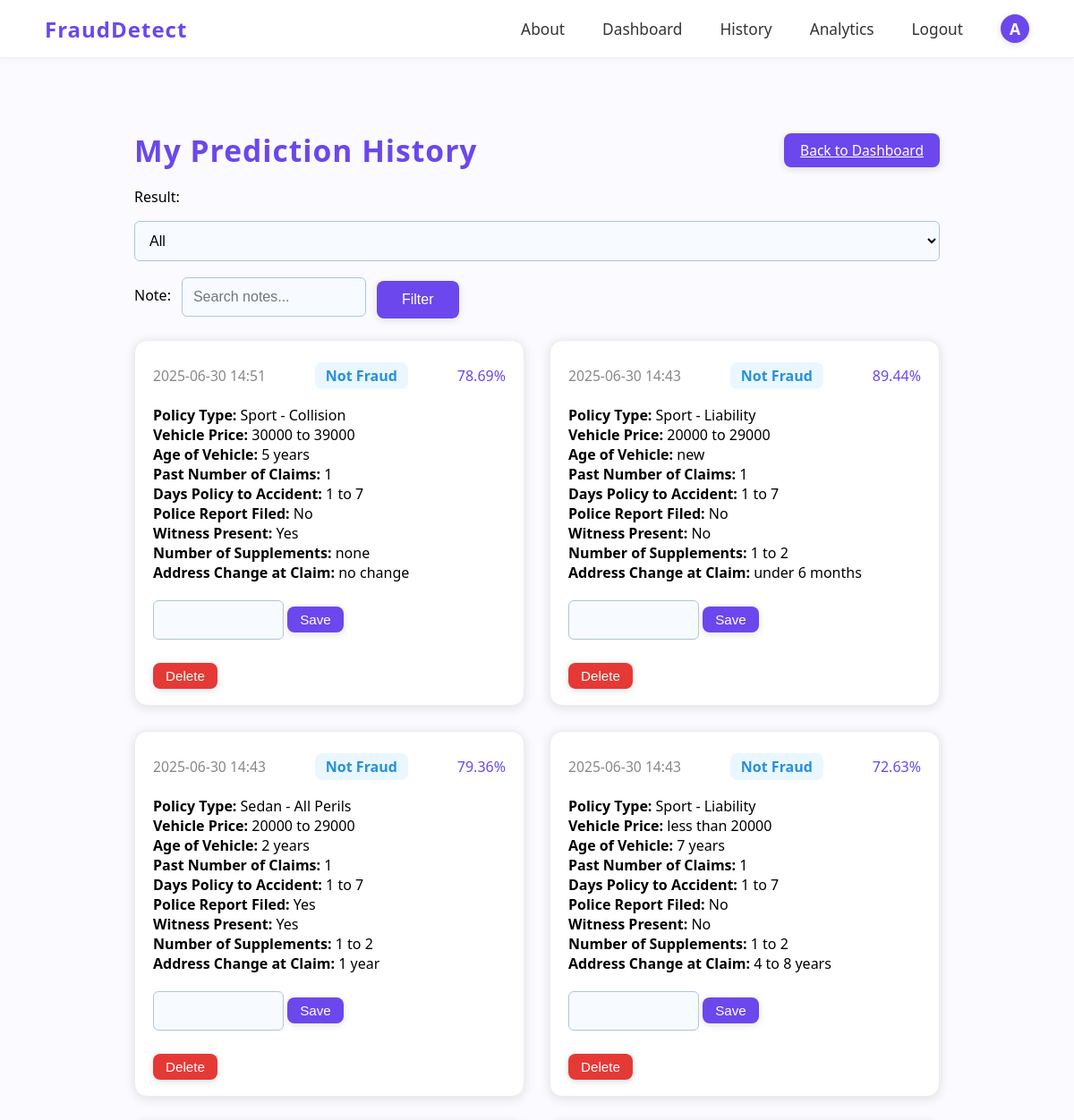
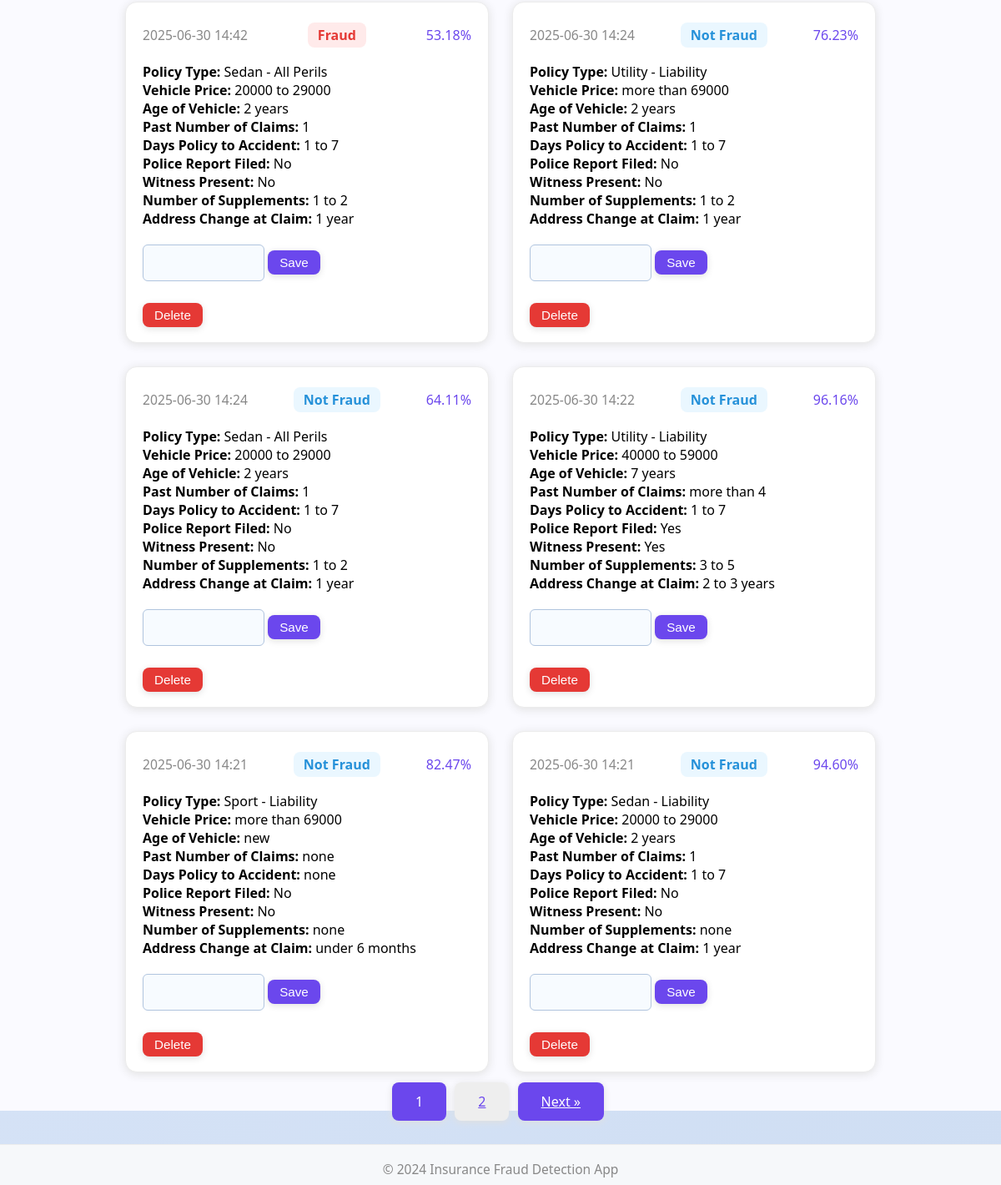
The app's page /history/ (signed in) with its own data (2 pictures, top to bottom).
### predictor/models.py (models this page shows, shortened)
class Prediction(models.Model):
    user = models.ForeignKey(User, on_delete=models.CASCADE, null=True, blank=True)
    input_data = models.JSONField()
    result = models.CharField(max_length=20)
    probability = models.CharField(max_length=20)
    created_at = models.DateTimeField(default=timezone.now)
    note = models.CharField(max_length=255, blank=True, default='')

### predictor/views.py (the view)
# urls.py: path('history/', views.history, name='history'),
@login_required
def history(request):
    predictions = Prediction.objects.filter(user=request.user).order_by('-created_at')
    result_filter = request.GET.get('result', '')
    search_query = request.GET.get('search', '')
    if result_filter in ['Fraud', 'Not Fraud']:
        predictions = predictions.filter(result=result_filter)
    if search_query:
        predictions = predictions.filter(note__icontains=search_query)
    paginator = Paginator(predictions, 10)
    page_number = request.GET.get('page')
    page_obj = paginator.get_page(page_number)
    return render(request, 'fraud_detection/history.html', {
        'predictions': page_obj.object_list,
        'page_obj': page_obj,
        'result_filter': result_filter,
        'search_query': search_query,
        'user_labels': USER_LABELS,
    })

### predictor/templatetags/get_item.py (called while the page is built)
@register.filter
def get_item(dictionary, key):
    return dictionary.get(key)

### predictor/templates/fraud_detection/history.html (shortened to what this page needs)
{% extends 'fraud_detection/base.html' %}
{% load static %}
{% load get_item %}
{% block content %}
<div class="modern-dashboard" style="max-width: 900px; margin: 40px auto;">
    <div style="display: flex; align-items: center; justify-content: space-between; margin-bottom: 18px;">
        <h1 style="color: #6b47ed; margin: 0;">My Prediction History</h1>
        <a href="{% url 'dashboard' %}" class="modern-btn" style="font-size: 0.97em; padding: 8px 18px; margin: 0;">Back to Dashboard</a>
    </div>
    <form method="get" class="filter-form" style="margin-bottom: 18px; display: flex; gap: 12px; align-items: center; flex-wrap: wrap;">
        <label for="result">Result:</label>
        <select name="result" id="result">
            <option value="">All</option>
        </select>
        <label for="search">Note:</label>
        <input type="text" name="search" id="search" value="{{ search_query }}" placeholder="Search notes..." style="width: 180px;">
        <button type="submit" class="modern-btn">Filter</button>
    </form>
    {% if predictions %}
        <div class="modern-history-grid">
            {% for p in predictions %}
            <div class="modern-history-card">
                <div class="modern-history-header">
                    <span class="modern-history-date">{{ p.created_at|date:"Y-m-d H:i" }}</span>
                    <span class="modern-history-result {% if p.result == 'Fraud' %}fraud{% else %}not-fraud{% endif %}">{{ p.result }}</span>
                    <span class="modern-history-prob">{{ p.probability }}</span>
                </div>
                <div class="modern-history-inputs">
                    <ul style="list-style:none; padding:0; margin:0;">
                        {% for key, value in p.input_data.items %}
                            <li><strong>{{ user_labels|get_item:key|default:key }}:</strong> {{ value }}</li>
                        {% endfor %}
                    </ul>
                </div>
                <div class="modern-history-note">
                    <form method="post" action="{% url 'edit_note' p.pk %}" style="display:inline;">
                        <input type="text" name="note" value="{{ p.note }}" maxlength="255" style="width: 120px;">
                        <button type="submit" class="modern-btn" style="padding: 6px 14px; font-size: 0.95em;">Save</button>
                    </form>
                </div>
                <div class="modern-history-actions">
                    <form method="post" action="{% url 'delete_prediction' p.pk %}" style="display:inline;">
                        <button type="submit" class="modern-btn" style="background:#e53935; color:#fff; padding: 6px 14px; font-size: 0.95em;" onclick="return confirm('Are you sure you want to delete this prediction?');">Delete</button>
                    </form>
                </div>
            </div>
            {% endfor %}
        </div>
        <div class="pagination" style="text-align:center;margin-top:24px;">
            <span class="step-links">
                {% for num in page_obj.paginator.page_range %}
                    {% if page_obj.number == num %}
                        <span class="modern-btn" style="background:#6b47ed;color:#fff;">{{ num }}</span>
                    {% elif num > page_obj.number|add:'-3' and num < page_obj.number|add:'3' %}
                        <a href="?{% if result_filter %}result={{ result_filter }}&{% endif %}{% if search_query %}search={{ search_query }}&{% endif %}page={{ num }}" class="modern-btn" style="background:#eee;color:#6b47ed;">{{ num }}</a>
                    {% endif %}
                {% endfor %}
                {% if page_obj.has_next %}
                    <a href="?{% if result_filter %}result={{ result_filter }}&{% endif %}{% if search_query %}search={{ search_query }}&{% endif %}page={{ page_obj.next_page_number }}" class="modern-btn">Next &raquo;</a>
                {% endif %}
            </span>
        </div>
    {% else %}
        <p style="text-align:center; color:#888;">You have no prediction history yet.</p>
    {% endif %}
</div>
{% endblock %}

### predictor/templates/fraud_detection/base.html (shortened to what this page needs)
{% load static %}
<!DOCTYPE html>
<html lang="en">
<head>
    <link rel="stylesheet" type="text/css" href="{% static 'fraud_detection/style.css' %}">
</head>
<body>
    <nav class="modern-navbar">
        <div class="modern-navbar-inner">
            <a href="/" class="modern-logo">FraudDetect</a>
            <div class="modern-nav-links">
                <a href="/about/" class="modern-nav-link">About</a>
                {% if user.is_authenticated %}
                    <a href="{% url 'dashboard' %}" class="modern-nav-link">Dashboard</a>
                    <a href="{% url 'history' %}" class="modern-nav-link">History</a>
                    <a href="{% url 'analytics' %}" class="modern-nav-link">Analytics</a>
                    <a href="{% url 'logout' %}" class="modern-nav-link">Logout</a>
                    <span class="modern-user-avatar">{{ user.username|first|upper }}</span>
                {% else %}
                    <a href="{% url 'login' %}" class="modern-nav-link">Login</a>
                    <a href="{% url 'signup' %}" class="modern-nav-link">Sign Up</a>
                {% endif %}
            </div>
        </div>
    </nav>
    <main class="modern-main">
        {% block content %}{% endblock %}
    </main>
    <footer class="modern-footer">
        <div class="modern-footer-inner">
            <span>&copy; 2024 Insurance Fraud Detection App</span>
        </div>
    </footer>
</body>
</html>

### predictor/static/fraud_detection/style.css (style rules this page uses)
body { background: linear-gradient(135deg, #e0eafc 0%, #cfdef3 100%); font-family: 'Segoe UI', Arial, sans-serif; margin: 0; padding: 0; min-height: 100vh; }
h1 { text-align: center; color: #2691d9; margin-bottom: 28px; font-size: 2.1em; letter-spacing: 1px; }
input, select { width: 100%; padding: 12px; border-radius: 6px; border: 1px solid #b0c4de; font-size: 1em; margin-top: 4px; background: #f7fbff; transition: border 0.2s; }
.modern-navbar { position: sticky; top: 0; width: 100%; background: #fff; border-bottom: 1px solid #ececec; z-index: 100; box-shadow: 0 2px 8px rgba(107,71,237,0.04); }
.modern-navbar-inner { max-width: 1100px; margin: 0 auto; display: flex; align-items: center; justify-content: space-between; padding: 0 32px; height: 64px; }
.modern-logo { font-size: 1.5em; font-weight: bold; color: #6b47ed; text-decoration: none; letter-spacing: 1px; }
.modern-nav-links { display: flex; align-items: center; gap: 18px; }
.modern-nav-link { color: #333; text-decoration: none; font-size: 1.08em; font-weight: 500; padding: 6px 12px; border-radius: 6px; transition: background 0.2s, color 0.2s; }
.modern-user-avatar { background: #6b47ed; color: #fff; font-weight: bold; border-radius: 50%; width: 32px; height: 32px; display: flex; align-items: center; justify-content: center; margin-left: 12px; font-size: 1.1em; box-shadow: 0 2px 8px #e0e0e0; }
.modern-main { min-height: 80vh; padding: 40px 0 0 0; background: #fafaff; }
.modern-dashboard { max-width: 1100px; margin: 0 auto; padding: 0 32px; }
.modern-footer { background: #f6f8fa; border-top: 1px solid #ececec; text-align: center; padding: 18px 0 8px 0; color: #888; font-size: 0.97em; margin-top: 40px; }
.modern-footer-inner { max-width: 1100px; margin: 0 auto; padding: 0 32px; }
button, .btn, .modern-btn { background: #6b47ed; color: #fff; border: none; padding: 12px 28px; border-radius: 8px; cursor: pointer; font-size: 16px; margin-top: 10px; margin-right: 6px; transition: background 0.2s, box-shadow 0.2s; box-shadow: 0 2px 8px #e0e0e0; font-weight: 500; }
input, select, textarea { width: 100%; padding: 12px; border-radius: 6px; border: 1px solid #b0c4de; font-size: 1em; margin-top: 4px; background: #f7fbff; transition: border 0.2s; }

### predictor/templates/fraud_detection/history.html (style rules this page uses)
.modern-history-grid { display: grid; grid-template-columns: repeat(auto-fit, minmax(320px, 1fr)); gap: 28px; margin-top: 24px; }
.modern-history-card { background: #fff; border-radius: 14px; box-shadow: 0 2px 12px #e0e0e0; padding: 24px 20px 18px 20px; display: flex; flex-direction: column; gap: 10px; border: 1px solid #ececec; }
.modern-history-header { display: flex; align-items: center; justify-content: space-between; gap: 8px; margin-bottom: 8px; }
.modern-history-date { color: #888; font-size: 0.98em; }
.modern-history-result { font-weight: 600; padding: 4px 12px; border-radius: 8px; font-size: 1em; }
.modern-history-result.fraud { background: #ffeaea; color: #e53935; }
.modern-history-result.not-fraud { background: #eaf7ff; color: #2691d9; }
.modern-history-prob { color: #6b47ed; font-weight: 500; font-size: 1em; }
.modern-history-inputs { margin-bottom: 6px; }
.modern-history-note { margin-bottom: 6px; }
.modern-history-actions { margin-bottom: 0; }

### records on screen
Prediction: created_at "2025-06-30 14:51", result "Not Fraud", probability "78.69%", input_data "Policy Type" "Vehicle Price" "Age of Vehicle" "Past Number of Claims" "Days Policy to Accident" "Police Report Filed" "Witness Present" "Number of Supplements" "Address Change at Claim", input_data "Sport - Collision" "30000 to 39000" "5 years" "1" "1 to 7" "No" "Yes" "none" "no change"
Prediction: created_at "2025-06-30 14:43", result "Not Fraud", probability "89.44%", input_data "Policy Type" "Vehicle Price" "Age of Vehicle" "Past Number of Claims" "Days Policy to Accident" "Police Report Filed" "Witness Present" "Number of Supplements" "Address Change at Claim", input_data "Sport - Liability" "20000 to 29000" "new" "1" "1 to 7" "No" "No" "1 to 2" "under 6 months"
Prediction: created_at "2025-06-30 14:43", result "Not Fraud", probability "79.36%", input_data "Policy Type" "Vehicle Price" "Age of Vehicle" "Past Number of Claims" "Days Policy to Accident" "Police Report Filed" "Witness Present" "Number of Supplements" "Address Change at Claim", input_data "Sedan - All Perils" "20000 to 29000" "2 years" "1" "1 to 7" "Yes" "Yes" "1 to 2" "1 year"
Prediction: created_at "2025-06-30 14:43", result "Not Fraud", probability "72.63%", input_data "Policy Type" "Vehicle Price" "Age of Vehicle" "Past Number of Claims" "Days Policy to Accident" "Police Report Filed" "Witness Present" "Number of Supplements" "Address Change at Claim", input_data "Sport - Liability" "less than 20000" "7 years" "1" "1 to 7" "No" "No" "1 to 2" "4 to 8 years"
Prediction: created_at "2025-06-30 14:42", result "Fraud", probability "53.18%", input_data "Policy Type" "Vehicle Price" "Age of Vehicle" "Past Number of Claims" "Days Policy to Accident" "Police Report Filed" "Witness Present" "Number of Supplements" "Address Change at Claim", input_data "Sedan - All Perils" "20000 to 29000" "2 years" "1" "1 to 7" "No" "No" "1 to 2" "1 year"
Prediction: created_at "2025-06-30 14:24", result "Not Fraud", probability "76.23%", input_data "Policy Type" "Vehicle Price" "Age of Vehicle" "Past Number of Claims" "Days Policy to Accident" "Police Report Filed" "Witness Present" "Number of Supplements" "Address Change at Claim", input_data "Utility - Liability" "more than 69000" "2 years" "1" "1 to 7" "No" "No" "1 to 2" "1 year"
Prediction: created_at "2025-06-30 14:24", result "Not Fraud", probability "64.11%", input_data "Policy Type" "Vehicle Price" "Age of Vehicle" "Past Number of Claims" "Days Policy to Accident" "Police Report Filed" "Witness Present" "Number of Supplements" "Address Change at Claim", input_data "Sedan - All Perils" "20000 to 29000" "2 years" "1" "1 to 7" "No" "No" "1 to 2" "1 year"
Prediction: created_at "2025-06-30 14:22", result "Not Fraud", probability "96.16%", input_data "Policy Type" "Vehicle Price" "Age of Vehicle" "Past Number of Claims" "Days Policy to Accident" "Police Report Filed" "Witness Present" "Number of Supplements" "Address Change at Claim", input_data "Utility - Liability" "40000 to 59000" "7 years" "more than 4" "1 to 7" "Yes" "Yes" "3 to 5" "2 to 3 years"
Prediction: created_at "2025-06-30 14:21", result "Not Fraud", probability "82.47%", input_data "Policy Type" "Vehicle Price" "Age of Vehicle" "Past Number of Claims" "Days Policy to Accident" "Police Report Filed" "Witness Present" "Number of Supplements" "Address Change at Claim", input_data "Sport - Liability" "more than 69000" "new" "none" "none" "No" "No" "none" "under 6 months"
Prediction: created_at "2025-06-30 14:21", result "Not Fraud", probability "94.60%", input_data "Policy Type" "Vehicle Price" "Age of Vehicle" "Past Number of Claims" "Days Policy to Accident" "Police Report Filed" "Witness Present" "Number of Supplements" "Address Change at Claim", input_data "Sedan - Liability" "20000 to 29000" "2 years" "1" "1 to 7" "No" "No" "none" "1 year"

### other values on screen
{{ user.username|first|upper }} "A"
{{ num }} "1"
{{ num }} "2"
